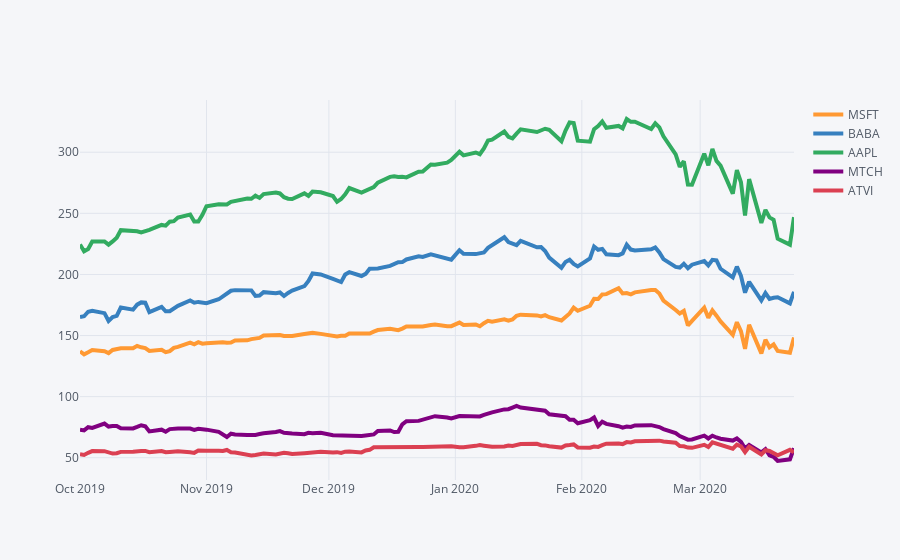

Notebook cell for this chart:
### Markdown cell above
From the above collection, let's choose 5 stocks that have suffered significant effects and make interactive plots using plotly and cufflinks. I am picking the following - MSFT, BABA, AAPL, MTCH and ATVI

### Code cell
selected_tickers = ['MSFT', 'BABA', 'AAPL', 'MTCH','ATVI']
selected_tech_stocks = pd.concat([df_map['MSFT'],df_map['BABA'],df_map['AAPL'],df_map['MTCH'],df_map['ATVI']],axis=1,keys=selected_tickers)
selected_tech_stocks.columns.names = ['Stock Ticker','Stock Info']
selected_tech_stocks.xs(key='Close',axis=1,level='Stock Info').loc['2019-10-01':current_date_str].iplot(width=4)
